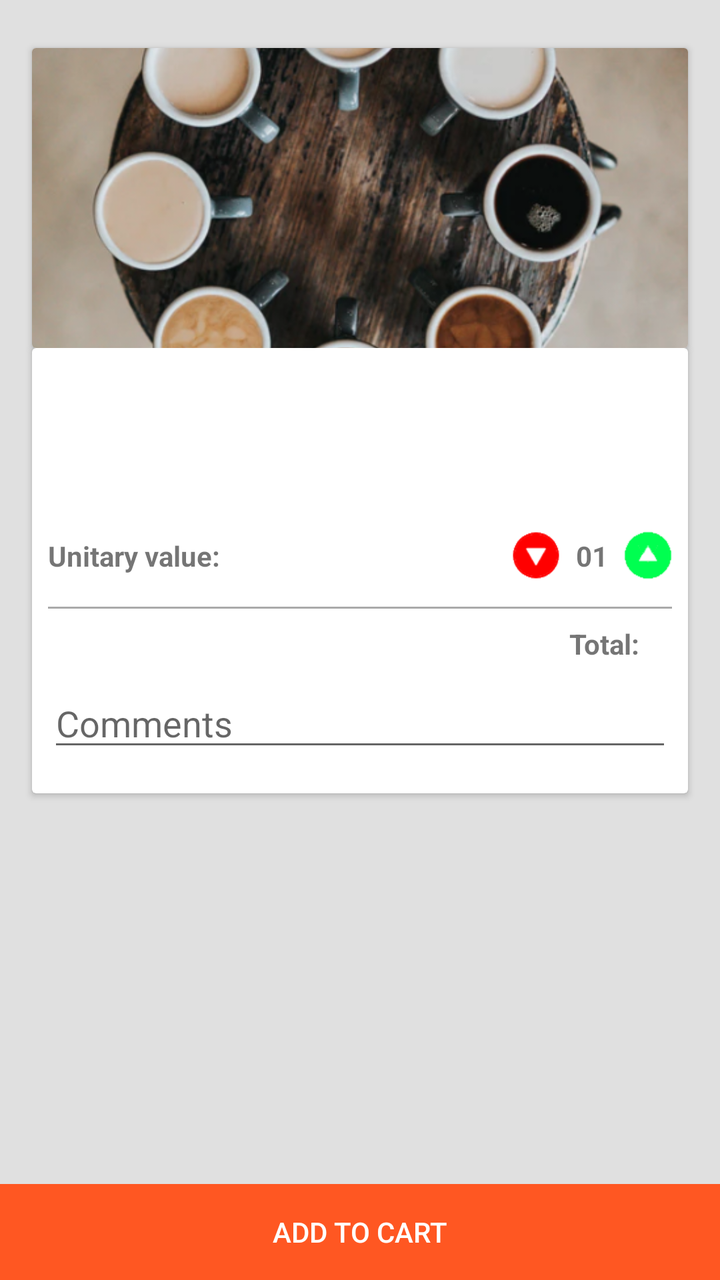
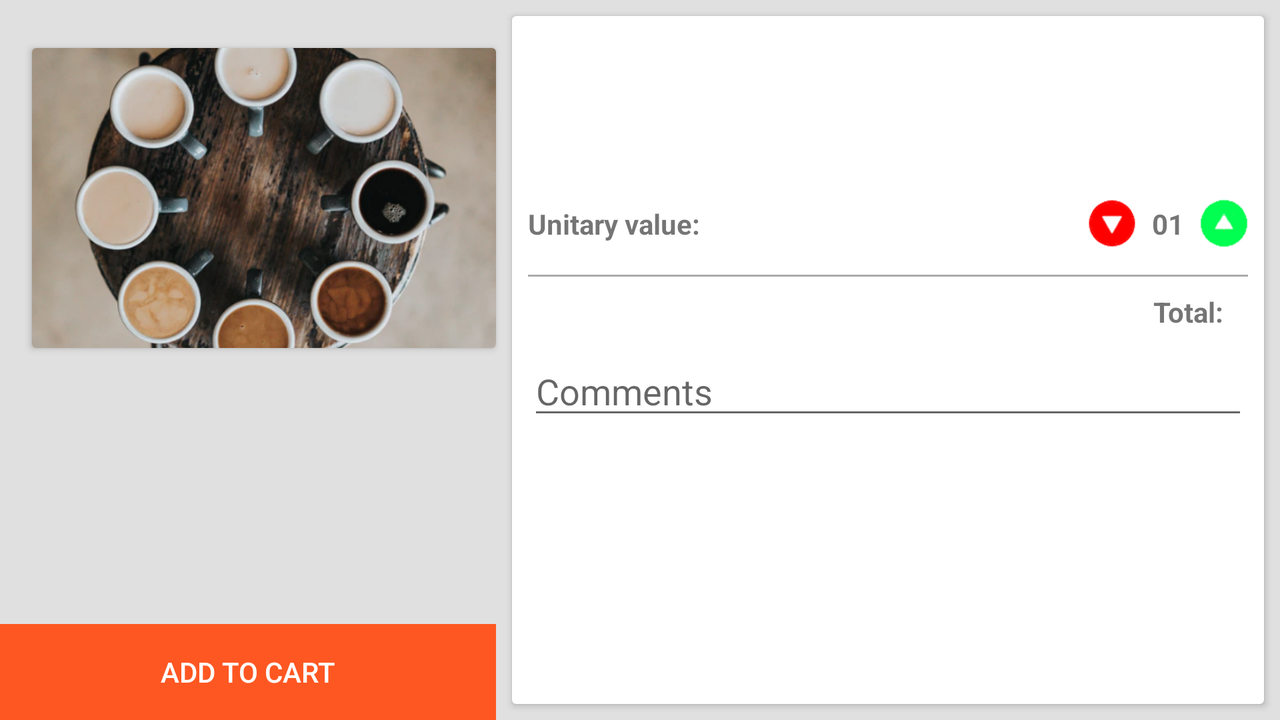

Two renders of one Android screen. The first uses the default layout on a phone; the second uses the alternative layout the repository ships for a different screen configuration, on a matching device. The two XML files are below.
<!-- AndroidManifest.xml: application theme AppTheme -->
<!-- res/layout/fragment_order_item.xml -->
<?xml version="1.0" encoding="utf-8"?>

<android.support.constraint.ConstraintLayout xmlns:android="http://schemas.android.com/apk/res/android"
    xmlns:app="http://schemas.android.com/apk/res-auto"
    android:layout_width="match_parent"
    android:layout_height="match_parent"
    android:background="@color/colorBackground">

    <android.support.v7.widget.CardView
        android:id="@+id/cardView6"
        android:layout_width="0dp"
        android:layout_height="wrap_content"
        android:layout_marginEnd="@dimen/default_margin_layout"
        android:layout_marginStart="@dimen/default_margin_layout"
        android:elevation="2dp"
        app:layout_constraintEnd_toEndOf="parent"
        app:layout_constraintStart_toStartOf="parent"
        app:layout_constraintTop_toBottomOf="@+id/cardView4">

        <android.support.constraint.ConstraintLayout
            android:layout_width="match_parent"
            android:layout_height="wrap_content">

            <TextView
                android:id="@+id/tv_addcart_coffee_label_value4"
                android:layout_width="0dp"
                android:layout_height="wrap_content"
                android:layout_marginEnd="@dimen/default_margin_inner_layout"
                android:elevation="3dp"
                android:text="@string/label_total"
                android:textSize="@dimen/default_subtitle_text_size"
                android:textStyle="bold"
                app:layout_constraintBaseline_toBaselineOf="@+id/tv_order_item_total_value"
                app:layout_constraintEnd_toStartOf="@+id/tv_order_item_total_value" />

            <TextView
                android:id="@+id/tv_order_item_total_value"
                android:layout_width="0dp"
                android:layout_height="wrap_content"
                android:layout_marginEnd="@dimen/default_margin_inner_layout"
                android:layout_marginTop="@dimen/default_margin_inner_layout"
                android:elevation="3dp"
                android:text=""
                android:textColor="@color/colorAccent"
                android:textSize="@dimen/default_subtitle_text_size"
                android:textStyle="bold"
                app:layout_constraintEnd_toEndOf="@+id/iv_order_item_add"
                app:layout_constraintTop_toBottomOf="@+id/view2" />

            <View
                android:id="@+id/view2"
                android:layout_width="match_parent"
                android:layout_height="1dp"
                android:layout_marginEnd="@dimen/default_margin_inner_layout"
                android:layout_marginStart="@dimen/default_margin_inner_layout"
                android:layout_marginTop="@dimen/default_margin_layout"
                android:background="@android:color/darker_gray"
                app:layout_constraintEnd_toEndOf="parent"
                app:layout_constraintStart_toStartOf="parent"
                app:layout_constraintTop_toBottomOf="@+id/tv_order_item_quantity" />

            <TextView
                android:id="@+id/tv_order_item_quantity"
                android:layout_width="wrap_content"
                android:layout_height="wrap_content"
                android:layout_marginBottom="@dimen/default_margin_inner_layout"
                android:layout_marginEnd="@dimen/default_margin_inner_layout"
                android:layout_marginTop="@dimen/default_margin_inner_layout"
                android:elevation="3dp"
                android:text="@string/item_default_quantity"
                android:textSize="@dimen/default_subtitle_text_size"
                android:textStyle="bold"
                app:layout_constraintBottom_toBottomOf="@+id/iv_order_item_add"
                app:layout_constraintEnd_toStartOf="@+id/iv_order_item_add"
                app:layout_constraintTop_toTopOf="@+id/iv_order_item_add" />

            <TextView
                android:id="@+id/tv_order_item_price"
                android:layout_width="0dp"
                android:layout_height="wrap_content"
                android:layout_marginStart="@dimen/default_margin_inner_layout"
                android:elevation="3dp"
                android:text=""
                android:textColor="@color/colorAccent"
                android:textSize="@dimen/default_subtitle_text_size"
                android:textStyle="bold"
                app:layout_constraintBaseline_toBaselineOf="@+id/tv_order_item_coffee_label_value"
                app:layout_constraintStart_toEndOf="@+id/tv_order_item_coffee_label_value" />

            <TextView
                android:id="@+id/tv_order_item_coffee_label_value"
                android:layout_width="0dp"
                android:layout_height="wrap_content"
                android:layout_marginStart="@dimen/default_margin_inner_layout"
                android:elevation="3dp"
                android:text="@string/label_unitary"
                android:textSize="@dimen/default_subtitle_text_size"
                android:textStyle="bold"
                app:layout_constraintBaseline_toBaselineOf="@+id/tv_order_item_quantity"
                app:layout_constraintStart_toStartOf="parent" />

            <TextView
                android:id="@+id/tv_order_item_coffee_description"
                android:layout_width="0dp"
                android:layout_height="wrap_content"
                android:layout_marginEnd="@dimen/default_margin_inner_layout"
                android:layout_marginStart="@dimen/default_margin_inner_layout"
                android:layout_marginTop="@dimen/default_margin_inner_layout"
                android:elevation="3dp"
                android:minLines="2"
                android:text=""
                android:textSize="@dimen/default_subtitle_text_size"
                app:layout_constraintEnd_toEndOf="parent"
                app:layout_constraintStart_toStartOf="parent"
                app:layout_constraintTop_toBottomOf="@+id/tv_order_item_coffee_name" />

            <TextView
                android:id="@+id/tv_order_item_coffee_name"
                android:layout_width="0dp"
                android:layout_height="wrap_content"
                android:layout_marginEnd="@dimen/default_margin_inner_layout"
                android:layout_marginStart="@dimen/default_margin_inner_layout"
                android:layout_marginTop="@dimen/default_margin_inner_layout"
                android:elevation="3dp"
                android:text=""
                android:textSize="@dimen/coffee_name"
                android:textStyle="bold"
                app:layout_constraintEnd_toEndOf="parent"
                app:layout_constraintStart_toStartOf="parent"
                app:layout_constraintTop_toTopOf="parent" />

            <ImageView
                android:id="@+id/iv_order_item_remove"
                android:layout_width="@dimen/default_margin_top"
                android:layout_height="@dimen/default_margin_top"
                android:layout_marginEnd="@dimen/default_margin_inner_layout"
                android:background="?attr/selectableItemBackgroundBorderless"
                android:clickable="true"
                android:contentDescription="@string/contentdesc_less_coffee"
                android:focusable="true"
                app:layout_constraintBottom_toBottomOf="@+id/iv_order_item_add"
                app:layout_constraintEnd_toStartOf="@+id/tv_order_item_quantity"
                app:layout_constraintTop_toTopOf="@+id/iv_order_item_add"
                app:srcCompat="@drawable/down_button" />

            <ImageView
                android:id="@+id/iv_order_item_add"
                android:layout_width="@dimen/default_margin_top"
                android:layout_height="@dimen/default_margin_top"
                android:layout_marginEnd="@dimen/default_margin_inner_layout"
                android:layout_marginTop="@dimen/default_margin_inner_layout"
                android:background="?attr/selectableItemBackgroundBorderless"
                android:clickable="true"
                android:contentDescription="@string/contentdesc_more_coffee"
                android:focusable="true"
                app:layout_constraintEnd_toEndOf="parent"
                app:layout_constraintTop_toBottomOf="@+id/tv_order_item_coffee_description"
                app:srcCompat="@drawable/up_button" />

            <EditText
                android:id="@+id/et_order_item_comments"
                android:layout_width="0dp"
                android:layout_height="wrap_content"
                android:layout_marginBottom="@dimen/default_margin_layout"
                android:layout_marginEnd="@dimen/default_margin_inner_layout"
                android:layout_marginStart="@dimen/default_margin_inner_layout"
                android:layout_marginTop="@dimen/default_margin_inner_layout"
                android:ems="10"
                android:hint="@string/comments_hint"
                android:inputType="textMultiLine"
                app:layout_constraintBottom_toBottomOf="parent"
                app:layout_constraintEnd_toEndOf="parent"
                app:layout_constraintStart_toStartOf="parent"
                app:layout_constraintTop_toBottomOf="@+id/tv_addcart_coffee_label_value4" />

        </android.support.constraint.ConstraintLayout>
    </android.support.v7.widget.CardView>

    <android.support.v7.widget.CardView
        android:id="@+id/cardView4"
        android:layout_width="0dp"
        android:layout_height="@dimen/coffee_picture_card_view_height"
        android:layout_marginEnd="@dimen/default_margin_layout"
        android:layout_marginStart="@dimen/default_margin_layout"
        android:layout_marginTop="@dimen/default_margin_top"
        android:elevation="@dimen/default_margin_inner_layout"
        app:layout_constraintEnd_toEndOf="parent"
        app:layout_constraintStart_toStartOf="parent"
        app:layout_constraintTop_toTopOf="parent">

        <ImageView
            android:id="@+id/iv_item_coffee_image"
            android:layout_width="wrap_content"
            android:layout_height="wrap_content"
            android:contentDescription="@string/contentdesc_coffee_image"
            android:scaleType="centerCrop"
            android:transitionName="coffeePicture"
            app:srcCompat="@drawable/profile" />
    </android.support.v7.widget.CardView>

    <Button
        android:id="@+id/btn_order_item_add_cart"
        style="@style/Widget.AppCompat.Button.Borderless"
        android:layout_width="0dp"
        android:layout_height="wrap_content"
        android:background="@color/colorAccent"
        android:text="@string/add_to_cart_button"
        android:textColor="@android:color/white"
        app:layout_constraintBottom_toBottomOf="parent"
        app:layout_constraintEnd_toEndOf="parent"
        app:layout_constraintStart_toStartOf="parent" />

</android.support.constraint.ConstraintLayout>
<!-- resources referenced by this layout -->
<resources>
  <color name="colorAccent">#FF5722</color>
  <color name="colorBackground">#E0E0E0</color>
  <dimen name="coffee_name">24sp</dimen>
  <dimen name="coffee_picture_card_view_height">150dp</dimen>
  <dimen name="default_margin_inner_layout">8dp</dimen>
  <dimen name="default_margin_layout">16dp</dimen>
  <dimen name="default_margin_top">24dp</dimen>
  <dimen name="default_subtitle_text_size">14sp</dimen>
  <!-- drawable down_button: png bitmap (drawable, 1011 bytes) -->
  <!-- drawable profile: png bitmap (drawable, 428534 bytes) -->
  <!-- drawable up_button: png bitmap (drawable, 887 bytes) -->
  <string name="add_to_cart_button">Add to cart</string>
  <string name="comments_hint">Comments</string>
  <string name="contentdesc_coffee_image">Image showing a coffee.</string>
  <string name="contentdesc_less_coffee">Button for removing this coffee.</string>
  <string name="contentdesc_more_coffee">Button for adding more of this coffee.</string>
  <string name="item_default_quantity">01</string>
  <string name="label_total">Total:</string>
  <string name="label_unitary">Unitary value:</string>
  <style name="AppTheme" parent="Theme.AppCompat.Light.NoActionBar">
          
          <item name="colorPrimary">@color/colorPrimary</item>
          <item name="colorPrimaryDark">@color/colorPrimaryDark</item>
          <item name="colorAccent">@color/colorAccent</item>
          <item name="android:windowContentTransitions">true</item>
      </style>
  <color name="colorPrimary">#795548</color>
  <color name="colorPrimaryDark">#6D4C41</color>
</resources>
<!-- res/layout-land/fragment_order_item.xml (the repository's variant of the layout above) -->
<!-- drawn on the phone turned sideways -->
<?xml version="1.0" encoding="utf-8"?>

<android.support.constraint.ConstraintLayout xmlns:android="http://schemas.android.com/apk/res/android"
    xmlns:app="http://schemas.android.com/apk/res-auto"
    android:layout_width="match_parent"
    android:layout_height="match_parent"
    android:background="@color/colorBackground">

    <android.support.constraint.Guideline
        android:id="@+id/guideline"
        android:layout_width="wrap_content"
        android:layout_height="wrap_content"
        android:orientation="vertical"
        app:layout_constraintGuide_percent="0.4" />

    <android.support.v7.widget.CardView
        android:id="@+id/cardView8"
        android:layout_width="0dp"
        android:layout_height="0dp"
        android:layout_marginBottom="@dimen/default_margin_inner_layout"
        android:layout_marginEnd="@dimen/default_margin_inner_layout"
        android:layout_marginTop="@dimen/default_margin_inner_layout"
        android:elevation="2dp"
        app:layout_constraintBottom_toBottomOf="parent"
        app:layout_constraintEnd_toEndOf="parent"
        app:layout_constraintStart_toEndOf="@id/guideline"
        app:layout_constraintTop_toTopOf="parent">

        <android.support.constraint.ConstraintLayout
            android:layout_width="match_parent"
            android:layout_height="wrap_content">

            <TextView
                android:id="@+id/tv_addcart_coffee_label_value4"
                android:layout_width="0dp"
                android:layout_height="wrap_content"
                android:layout_marginEnd="@dimen/minimum_margin"
                android:elevation="3dp"
                android:text="@string/label_total"
                android:textSize="@dimen/default_subtitle_text_size"
                android:textStyle="bold"
                app:layout_constraintBaseline_toBaselineOf="@+id/tv_order_item_total_value"
                app:layout_constraintEnd_toStartOf="@+id/tv_order_item_total_value" />

            <TextView
                android:id="@+id/tv_order_item_total_value"
                android:layout_width="0dp"
                android:layout_height="wrap_content"
                android:layout_marginEnd="@dimen/default_margin_inner_layout"
                android:layout_marginTop="@dimen/default_margin_inner_layout"
                android:elevation="3dp"
                android:textColor="@color/colorAccent"
                android:textSize="@dimen/default_subtitle_text_size"
                android:textStyle="bold"
                app:layout_constraintEnd_toEndOf="@+id/iv_order_item_add"
                app:layout_constraintTop_toBottomOf="@+id/view2" />

            <View
                android:id="@+id/view2"
                android:layout_width="match_parent"
                android:layout_height="1dp"
                android:layout_marginEnd="@dimen/default_margin_inner_layout"
                android:layout_marginStart="@dimen/default_margin_inner_layout"
                android:layout_marginTop="@dimen/default_margin_layout"
                android:background="@android:color/darker_gray"
                app:layout_constraintEnd_toEndOf="parent"
                app:layout_constraintStart_toStartOf="parent"
                app:layout_constraintTop_toBottomOf="@+id/tv_order_item_quantity" />

            <TextView
                android:id="@+id/tv_order_item_quantity"
                android:layout_width="wrap_content"
                android:layout_height="wrap_content"
                android:layout_marginBottom="@dimen/default_margin_inner_layout"
                android:layout_marginEnd="@dimen/default_margin_inner_layout"
                android:layout_marginTop="@dimen/default_margin_inner_layout"
                android:elevation="3dp"
                android:text="@string/minimum_qty"
                android:textSize="@dimen/default_subtitle_text_size"
                android:textStyle="bold"
                app:layout_constraintBottom_toBottomOf="@+id/iv_order_item_add"
                app:layout_constraintEnd_toStartOf="@+id/iv_order_item_add"
                app:layout_constraintTop_toTopOf="@+id/iv_order_item_add" />

            <TextView
                android:id="@+id/tv_order_item_price"
                android:layout_width="0dp"
                android:layout_height="wrap_content"
                android:layout_marginStart="@dimen/minimum_margin"
                android:elevation="3dp"
                android:textColor="@color/colorAccent"
                android:textSize="@dimen/default_subtitle_text_size"
                android:textStyle="bold"
                app:layout_constraintBaseline_toBaselineOf="@+id/tv_order_item_coffee_label_value"
                app:layout_constraintStart_toEndOf="@+id/tv_order_item_coffee_label_value" />

            <TextView
                android:id="@+id/tv_order_item_coffee_label_value"
                android:layout_width="0dp"
                android:layout_height="wrap_content"
                android:layout_marginStart="@dimen/default_margin_inner_layout"
                android:elevation="3dp"
                android:text="@string/label_unitary"
                android:textSize="@dimen/default_subtitle_text_size"
                android:textStyle="bold"
                app:layout_constraintBaseline_toBaselineOf="@+id/tv_order_item_quantity"
                app:layout_constraintStart_toStartOf="parent" />

            <TextView
                android:id="@+id/tv_order_item_coffee_description"
                android:layout_width="0dp"
                android:layout_height="wrap_content"
                android:layout_marginEnd="@dimen/default_margin_inner_layout"
                android:layout_marginStart="@dimen/default_margin_inner_layout"
                android:layout_marginTop="@dimen/default_margin_inner_layout"
                android:elevation="3dp"
                android:minLines="2"
                android:textSize="@dimen/default_subtitle_text_size"
                app:layout_constraintEnd_toEndOf="parent"
                app:layout_constraintStart_toStartOf="parent"
                app:layout_constraintTop_toBottomOf="@+id/tv_order_item_coffee_name" />

            <TextView
                android:id="@+id/tv_order_item_coffee_name"
                android:layout_width="0dp"
                android:layout_height="wrap_content"
                android:layout_marginEnd="@dimen/default_margin_inner_layout"
                android:layout_marginStart="@dimen/default_margin_inner_layout"
                android:layout_marginTop="@dimen/default_margin_inner_layout"
                android:elevation="3dp"
                android:textSize="24sp"
                android:textStyle="bold"
                app:layout_constraintEnd_toEndOf="parent"
                app:layout_constraintStart_toStartOf="parent"
                app:layout_constraintTop_toTopOf="parent" />

            <ImageView
                android:id="@+id/iv_order_item_remove"
                android:layout_width="@dimen/default_margin_top"
                android:layout_height="@dimen/default_margin_top"
                android:layout_marginEnd="@dimen/default_margin_inner_layout"
                android:background="?attr/selectableItemBackgroundBorderless"
                android:clickable="true"
                android:contentDescription="@string/contentdesc_less_coffee"
                android:focusable="true"
                app:layout_constraintBottom_toBottomOf="@+id/iv_order_item_add"
                app:layout_constraintEnd_toStartOf="@+id/tv_order_item_quantity"
                app:layout_constraintTop_toTopOf="@+id/iv_order_item_add"
                app:srcCompat="@drawable/down_button" />

            <ImageView
                android:id="@+id/iv_order_item_add"
                android:layout_width="@dimen/default_margin_top"
                android:layout_height="@dimen/default_margin_top"
                android:layout_marginEnd="@dimen/default_margin_inner_layout"
                android:layout_marginTop="@dimen/default_margin_inner_layout"
                android:background="?attr/selectableItemBackgroundBorderless"
                android:clickable="true"
                android:contentDescription="@string/contentdesc_more_coffee"
                android:focusable="true"
                app:layout_constraintEnd_toEndOf="parent"
                app:layout_constraintTop_toBottomOf="@+id/tv_order_item_coffee_description"
                app:srcCompat="@drawable/up_button" />

            <EditText
                android:id="@+id/et_order_item_comments"
                android:layout_width="0dp"
                android:layout_height="wrap_content"
                android:layout_marginBottom="@dimen/default_margin_layout"
                android:layout_marginEnd="@dimen/default_margin_inner_layout"
                android:layout_marginStart="@dimen/default_margin_inner_layout"
                android:layout_marginTop="@dimen/default_margin_inner_layout"
                android:ems="10"
                android:hint="@string/comments_hint"
                android:inputType="textShortMessage"
                app:layout_constraintBottom_toBottomOf="parent"
                app:layout_constraintEnd_toEndOf="parent"
                app:layout_constraintStart_toStartOf="parent"
                app:layout_constraintTop_toBottomOf="@+id/tv_addcart_coffee_label_value4" />

        </android.support.constraint.ConstraintLayout>
    </android.support.v7.widget.CardView>

    <android.support.v7.widget.CardView
        android:id="@+id/cardView4"
        android:layout_width="0dp"
        android:layout_height="@dimen/coffee_picture_card_view_height"
        android:layout_marginEnd="@dimen/default_margin_inner_layout"
        android:layout_marginStart="@dimen/default_margin_layout"
        android:layout_marginTop="@dimen/default_margin_top"
        android:elevation="@dimen/default_margin_inner_layout"
        app:layout_constraintEnd_toStartOf="@+id/guideline"
        app:layout_constraintStart_toStartOf="parent"
        app:layout_constraintTop_toTopOf="parent">

        <ImageView
            android:id="@+id/iv_item_coffee_image"
            android:layout_width="match_parent"
            android:layout_height="wrap_content"
            android:contentDescription="@string/contentdesc_coffee_image"
            android:scaleType="centerCrop"
            app:srcCompat="@drawable/profile" />
    </android.support.v7.widget.CardView>

    <Button
        android:id="@+id/btn_order_item_add_cart"
        style="@style/Widget.AppCompat.Button.Borderless"
        android:layout_width="0dp"
        android:layout_height="wrap_content"
        android:layout_marginEnd="@dimen/default_margin_inner_layout"
        android:background="@color/colorAccent"
        android:text="@string/add_to_cart_button"
        android:textColor="@android:color/white"
        app:layout_constraintBottom_toBottomOf="parent"
        app:layout_constraintEnd_toStartOf="@+id/cardView8"
        app:layout_constraintStart_toStartOf="parent" />

</android.support.constraint.ConstraintLayout>
<!-- resources referenced by the variant -->
<!-- as the phone turned sideways resolves them -->
<resources>
  <color name="colorAccent">#FF5722</color>
  <color name="colorBackground">#E0E0E0</color>
  <dimen name="coffee_picture_card_view_height">150dp</dimen>
  <dimen name="default_margin_inner_layout">8dp</dimen>
  <dimen name="default_margin_layout">16dp</dimen>
  <dimen name="default_margin_top">24dp</dimen>
  <dimen name="default_subtitle_text_size">14sp</dimen>
  <dimen name="minimum_margin">4dp</dimen>
  <!-- drawable down_button: png bitmap (drawable, 1011 bytes) -->
  <!-- drawable profile: png bitmap (drawable, 428534 bytes) -->
  <!-- drawable up_button: png bitmap (drawable, 887 bytes) -->
  <string name="add_to_cart_button">Add to cart</string>
  <string name="comments_hint">Comments</string>
  <string name="contentdesc_coffee_image">Image showing a coffee.</string>
  <string name="contentdesc_less_coffee">Button for removing this coffee.</string>
  <string name="contentdesc_more_coffee">Button for adding more of this coffee.</string>
  <string name="label_total">Total:</string>
  <string name="label_unitary">Unitary value:</string>
  <string name="minimum_qty">01</string>
  <style name="AppTheme" parent="Theme.AppCompat.Light.NoActionBar">
          
          <item name="colorPrimary">@color/colorPrimary</item>
          <item name="colorPrimaryDark">@color/colorPrimaryDark</item>
          <item name="colorAccent">@color/colorAccent</item>
          <item name="android:windowContentTransitions">true</item>
      </style>
  <color name="colorPrimary">#795548</color>
  <color name="colorPrimaryDark">#6D4C41</color>
</resources>
